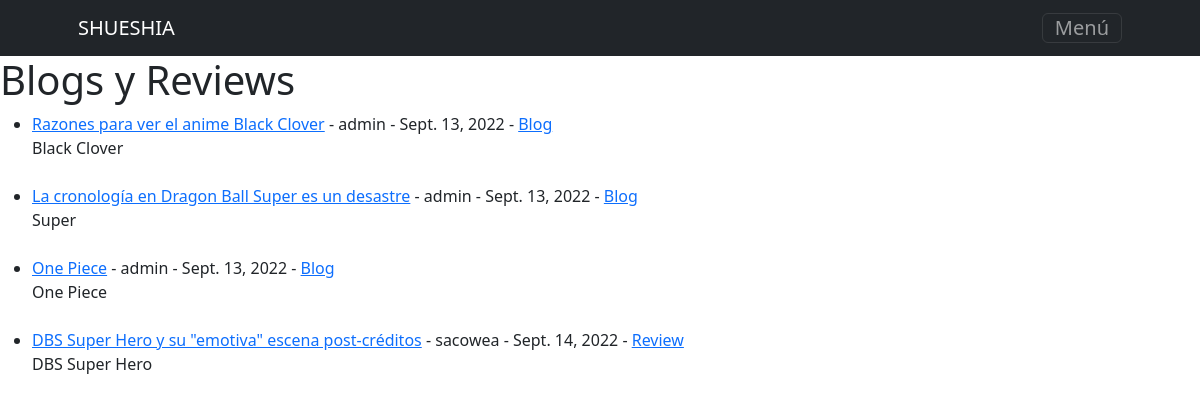
/articlelist/, run on the app's committed database.
### main/models.py (models this page shows, shortened)
class Post(models.Model):
    title = models.CharField(max_length=50)
    header_image = models.ImageField(null=True, blank=True, upload_to="blog_images")
    title_tag = models.CharField(max_length=50, default="SHUESHIA Blog")
    author = models.ForeignKey(User, on_delete=models.CASCADE)
    body = RichTextField(blank=True, null=True)
    post_date = models.DateField(auto_now_add=True)
    category = models.CharField(max_length=10, default='Blog')
    snippet = models.CharField(max_length=30, default='Presiona el link para leer el post!')
    likes = models.ManyToManyField(User, related_name='blog_post')
    """ Función para contar la cantidad de likes """
    """ Función para retornar el título y el autor """

### main/views.py (the view)
# urls.py: path('articlelist/', Article_List.as_view(), name='article_list')
class Article_List(ListView):
    model = Post
    template_name = 'article_list.html'

### main/templates/article_list.html (shortened to what this page needs)
{% block barra %}
<link href="https://cdn.jsdelivr.net/npm/bootstrap@5.2.1/dist/css/bootstrap.min.css" rel="stylesheet">
<nav class="navbar navbar-dark bg-dark" id="mainNav">
    <div class="container px-4 px-lg-5">
        <a class="navbar-brand" href="{% url 'home' %}">SHUESHIA</a>
        <button class="navbar-toggler" type="button" data-bs-toggle="collapse" data-bs-target="#navbarResponsive" aria-controls="navbarResponsive" aria-expanded="false" aria-label="Toggle navigation">
            Menú
        </button>
    </div>
</nav>
{% endblock %}
{% block  articlelist %}
<h1> Blogs y Reviews </h1>
<ul>
{% for post in object_list %}
   <li><a href="{% url 'article_details' post.pk %}">{{ post.title }}</a>
    - {{ post.author }} - {{post.post_date}} - <a href="{% url 'category' post.category %}">{{post.category}}</a>
    <br/>
    {{ post.snippet }}</li>
    <br/>
{% endfor %}
</ul>
{% endblock %}

### data on the page
Post: title "Razones para ver el anime Black Clover", author "admin", post_date "Sept. 13, 2022", category "Blog", snippet "Black Clover"
Post: title "La cronología en Dragon Ball Super es un desastre", author "admin", post_date "Sept. 13, 2022", category "Blog", snippet "Super"
Post: title "One Piece", author "admin", post_date "Sept. 13, 2022", category "Blog", snippet "One Piece"
Post: title "DBS Super Hero y su \"emotiva\" escena post-créditos", author "sacowea", post_date "Sept. 14, 2022", category "Review", snippet "DBS Super Hero"
